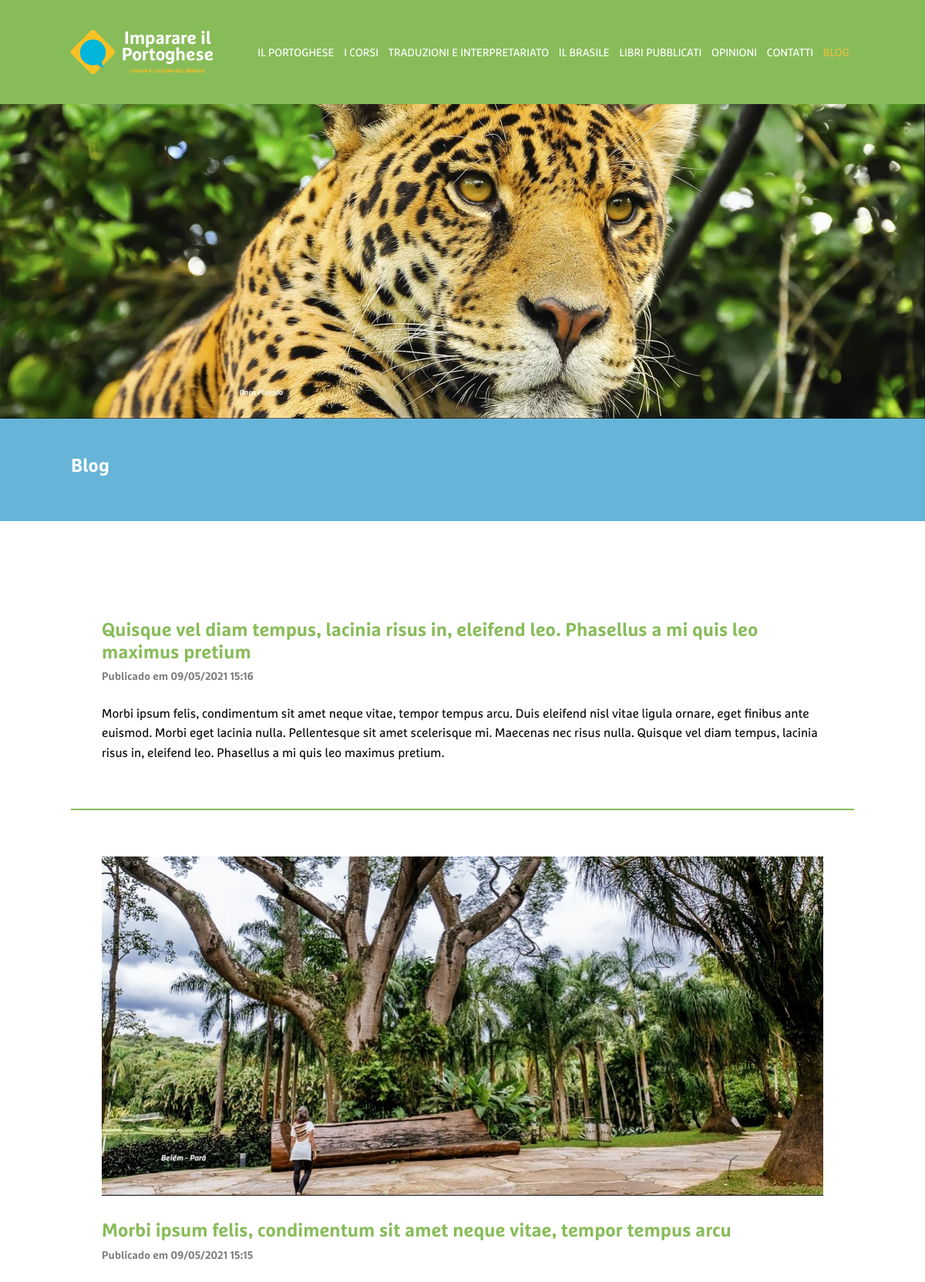
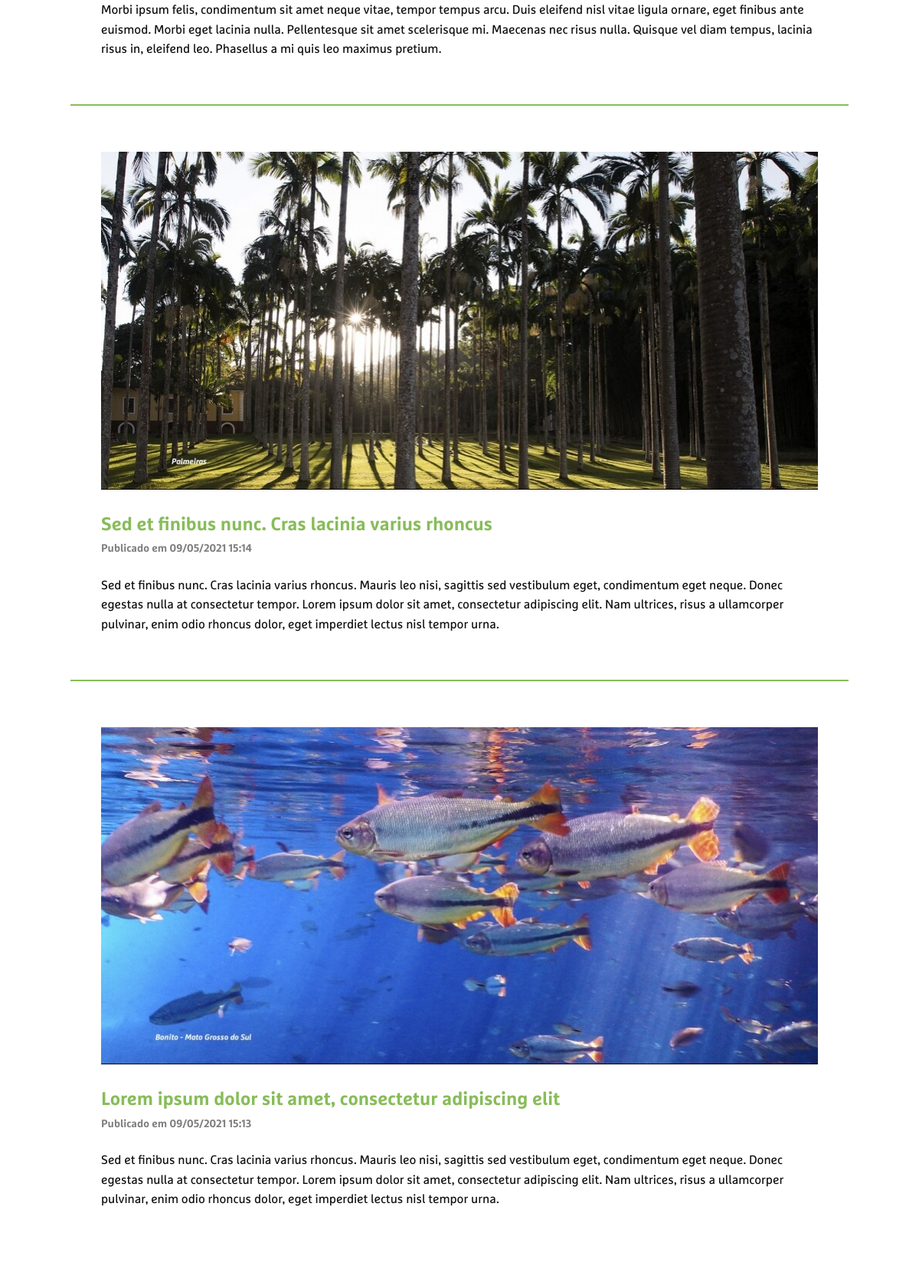
Page /blog (upper part) on the committed database (2 pictures, top to bottom).
### tables this page shows
CREATE TABLE IF NOT EXISTS `tag3_imagens` (
  `imag_id` int(11) NOT NULL AUTO_INCREMENT,
  `imag_chave` varchar(50) DEFAULT NULL,
  `imag_text_id` int(11) NOT NULL,
  `imag_legenda` varchar(255) NOT NULL,
  `imag_descricao` varchar(255) NOT NULL,
  `imag_arquivo` varchar(255) NOT NULL,
  PRIMARY KEY (`imag_id`)
);

CREATE TABLE IF NOT EXISTS `tag3_textos` (
  `text_id` int(11) NOT NULL AUTO_INCREMENT,
  `text_data` datetime NOT NULL,
  `text_data_publicacao` datetime NOT NULL,
  `text_menu_id` int(11) NOT NULL DEFAULT 0,
  `text_subm_id` int(11) NOT NULL DEFAULT 0,
  `text_titulo` varchar(255) DEFAULT NULL,
  `text_resumo` text DEFAULT NULL,
  `text_texto` longtext DEFAULT NULL,
  `text_texto2` longtext DEFAULT NULL,
  `text_texto3` longtext DEFAULT NULL,
  `text_texto4` longtext DEFAULT NULL,
  `text_texto5` longtext DEFAULT NULL,
  `text_texto6` longtext DEFAULT NULL,
  `text_texto7` longtext DEFAULT NULL,
  `text_texto8` longtext DEFAULT NULL,
  `text_texto9` longtext DEFAULT NULL,
  `text_texto10` longtext DEFAULT NULL,
  `text_info1` varchar(255) DEFAULT NULL,
  `text_info2` varchar(255) DEFAULT NULL,
  `text_info3` varchar(255) DEFAULT NULL,
  `text_info4` varchar(255) DEFAULT NULL,
  `text_info5` varchar(255) DEFAULT NULL,
  `text_info6` varchar(255) DEFAULT NULL,
  `text_info7` varchar(255) DEFAULT NULL,
  `text_info8` varchar(255) DEFAULT NULL,
  `text_info9` varchar(255) DEFAULT NULL,
  `text_info10` varchar(255) DEFAULT NULL,
  `text_link` varchar(255) DEFAULT NULL,
  `text_data1` date DEFAULT NULL,
  `text_data2` date DEFAULT NULL,
  `text_hora1` time NOT NULL,
  `text_hora2` time NOT NULL,
  `text_valor` float(12,2) DEFAULT NULL,
  `text_tags` text DEFAULT NULL,
  `text_usu_id` int(11) NOT NULL,
  `text_ordem` int(11) NOT NULL DEFAULT 0,
  `text_destaque` int(1) NOT NULL DEFAULT 0,
  `text_status` int(1) NOT NULL DEFAULT 1,
  PRIMARY KEY (`text_id`)
);

### includes/config.inc.php (called while the page is built)
<?php
    $config                     = array();
    $config['titleBase']        = 'Imparare';
    $config['urlSite']          = (($_SERVER['HTTP_HOST'] == 'localhost') ? 'http://localhost/imparare/' : (($_SERVER['HTTP_HOST'] == 'imparare.localhost') ? 'http://imparare.localhost/' : 'http://' . $_SERVER['HTTP_HOST'] . '/novo/'));
    $config['descriptionSite']  = "";
    $config['keywordsSite']     = "";
    $config['cacheFiles']       = "v3";
?>

### admin/classes/conexao.php (called while the page is built, shortened)
<?php
class Conexao{
	protected $server 	= "mariadb";
	protected $user 	= "root";
	protected $senha 	= "root";
	protected $bd 		= "imparare";
	protected $con;
	public function __construct() {
		$this->con = mysqli_connect($this->server, $this->user, $this->senha) or die("Falha ao conectar com o banco de dados");
		mysqli_select_db($this->con,$this->bd);
		$this->con->set_charset("utf8");
	}
	public function consulta($sql) {
		$res = mysqli_query($this->con,$sql);
		if(!$res){
			return false;
		}else{
			if(substr($sql,0,6) == "INSERT" && mysqli_insert_id($this->con)){
				return mysqli_insert_id($this->con);
			}else{
				return $res;
			}
		}
	}
	public function busca($res) {
		if($res){
			return $res->fetch_array(MYSQLI_BOTH);
		}
	}
}
?>

### cont_blog.php (the view, shortened to what this page needs)
<?php
	include('includes/config.inc.php');
	include('includes/topo.inc.php');
	?>
	<main class="conteudo">
		<?php
		if($tot_blog == 0){
			$sql = "SELECT tag3_imagens.imag_arquivo AS arquivo FROM tag3_textos,tag3_imagens WHERE tag3_textos.text_id = tag3_imagens.imag_text_id AND text_menu_id = '21' AND text_subm_id = '22'";
			$res = $conn->consulta($sql);
			$lin = $conn->busca($res);
			?>
			<div class="topo-pagina" style="background: url(<?=$config['urlSite']?>admin/arquivos/imagem/<?=$lin['arquivo'];?>) no-repeat center bottom;background-size: cover;"></div>
			<div class="bg-blue py-5">
				<div class="container"><h1 class="text-white font-24">Blog</h1></div>
			</div>
			<?php
		}
		?>
		<div class="blog py-5">
			<div class="container <?=(($tot_blog==0) ? 'pt-5' : '');?> pb-5">
				<?php
				if ($tot_blog == 0) {
					$sql = "SELECT text_id,text_data_publicacao,text_titulo,slug(text_titulo) AS slug,text_resumo,(SELECT tag3_imagens.imag_arquivo FROM tag3_imagens WHERE tag3_imagens.imag_text_id = tag3_textos.text_id) AS imagem FROM tag3_textos WHERE text_menu_id = '21' AND text_subm_id = '23' AND text_status = '1' AND text_data_publicacao <= NOW() ORDER BY text_data_publicacao DESC";
					$res = $conn->consulta($sql);
					while($lin=$conn->busca($res)){
						?>
						<div class="item">
							<div class="texto">
								<?php if(!empty($lin['imagem'])){ ?><p><a href="<?=$lin['slug'];?>"><img src="<?=$config['urlSite']?>admin/arquivos/imagem/<?=$lin['imagem'];?>" title="<?=$lin['text_titulo'];?>" alt="<?=$lin['text_titulo'];?>" /></a></p><?php } ?>
								<a href="<?=$lin['slug'];?>" class="mb-1 d-block"><p><h2 class="color-green font-24 mb-0 pb-0"><?=$lin['text_titulo'];?></h2></p></a>
								<a href="<?=$lin['slug'];?>" class="mb-4 d-inline-block"><p class="text-black-50 fw-bold font-14 pb-0 d-inline-block">Publicado em <?=date('d/m/Y H:i',strtotime($lin['text_data_publicacao']));?></p></a>
								<p><?=$lin['text_resumo'];?></p>
							</div>
						</div>
						<?php
					}
				}
				?>
			</div>
		</div>
	</main>
<?php
	include('includes/rodape.inc.php');
?>

### css/main.css (style rules this page uses)
* { padding:0;margin:0;-webkit-box-sizing:border-box;box-sizing:border-box;outline:0;margin:0 }
body { font-size:16px;font-family:'MarselisPro', sans-serif;-webkit-font-smoothing:antialiased !important;overflow-y:scroll;overflow-x:hidden !important;color:#0f0f0f }
img { display:block;max-width:100%;height:auto }
h1,h2,h3,h4,h5,h6 { font-weight:bold }
a { text-decoration:none;-webkit-transition:all .2s ease;transition:all .2s ease }
.color-green { color:#88bc59 !important }
.bg-blue { background-color:#66b5d8 !important }
.font-14 { font-size:0.8750rem !important }
.font-24 { font-size:1.5000rem !important }
.topo-pagina { position:relative;width:100%;padding-top:34%;background-color:#ccc }
.conteudo { position:relative;z-index:5 }
.texto p { font-size:1em;line-height:1.6em;margin-bottom:2em }
.texto p:last-child { margin-bottom:0 !important }
.blog { position:relative }
.blog .item { position:relative;margin:0 auto 60px auto;padding:0 40px 60px 40px }
.blog .item::after { content:'';position:absolute;bottom:0;left:0;width:100%;height:2px;background-color:#88bc59 }
.blog .item:last-child { border:0 !important;padding-bottom:0 !important;margin-bottom:0 !important }
.blog .item:last-child::after { display:none }
@media (min-width: 1200px) { .container,.container-lg,.container-md,.container-sm,.container-xl,.container-xxl { max-width:1040px !important } }

### rows in the picture
tag3_imagens: imag_arquivo (picture)
tag3_textos: text_titulo "Quisque vel diam tempus, lacinia risus in, eleifend leo. Phasellus a mi quis leo maximus pretium", text_data_publicacao "09/05/2021 15:16", text_resumo "Morbi ipsum felis, condimentum sit amet neque vitae, tempor tempus arcu. Duis eleifend nisl vitae ligula ornare, eget finibus ante euismod. Morbi eget lacinia nulla. Pellentesque sit amet scelerisque mi. Maecenas nec risus nulla. Quisque vel diam tempus, lacinia risus in, eleifend leo. Phasellus a mi quis leo maximus pretium."
tag3_textos: shows a picture, text_titulo "Morbi ipsum felis, condimentum sit amet neque vitae, tempor tempus arcu", text_data_publicacao "09/05/2021 15:15", text_resumo "Morbi ipsum felis, condimentum sit amet neque vitae, tempor tempus arcu. Duis eleifend nisl vitae ligula ornare, eget finibus ante euismod. Morbi eget lacinia nulla. Pellentesque sit amet scelerisque mi. Maecenas nec risus nulla. Quisque vel diam tempus, lacinia risus in, eleifend leo. Phasellus a mi quis leo maximus pretium."
tag3_textos: shows a picture, text_titulo "Sed et finibus nunc. Cras lacinia varius rhoncus", text_data_publicacao "09/05/2021 15:14", text_resumo "Sed et finibus nunc. Cras lacinia varius rhoncus. Mauris leo nisi, sagittis sed vestibulum eget, condimentum eget neque. Donec egestas nulla at consectetur tempor. Lorem ipsum dolor sit amet, consectetur adipiscing elit. Nam ultrices, risus a ullamcorper pulvinar, enim odio rhoncus dolor, eget imperdiet lectus nisl tempor urna."
tag3_textos: shows a picture, text_titulo "Lorem ipsum dolor sit amet, consectetur adipiscing elit", text_data_publicacao "09/05/2021 15:13", text_resumo "Sed et finibus nunc. Cras lacinia varius rhoncus. Mauris leo nisi, sagittis sed vestibulum eget, condimentum eget neque. Donec egestas nulla at consectetur tempor. Lorem ipsum dolor sit amet, consectetur adipiscing elit. Nam ultrices, risus a ullamcorper pulvinar, enim odio rhoncus dolor, eget imperdiet lectus nisl tempor urna."
